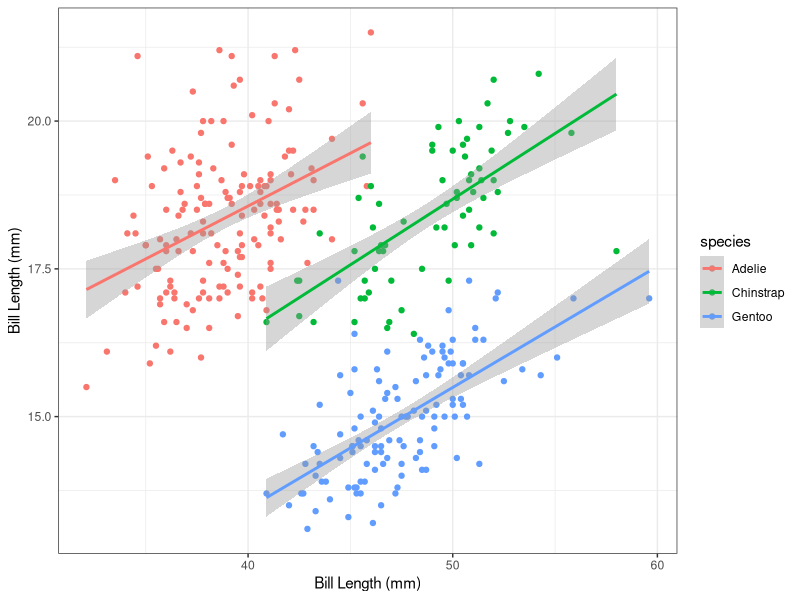

Source code (R):
## ---- chunk 1
knitr::opts_chunk$set(echo = TRUE)
## ---- chunk 2
library(tidyverse)
library(palmerpenguins)
library(here)
## ---- chunk 3
glimpse(penguins)
## ---- chunk 4
penguins %>% 
  ggplot(aes(x=bill_length_mm, y=bill_depth_mm, color=species))+
  geom_point()+
  geom_smooth(method="lm") +
  labs(x="Bill Length (mm)", 
       y="Bill Length (mm)") +
  theme_bw()
